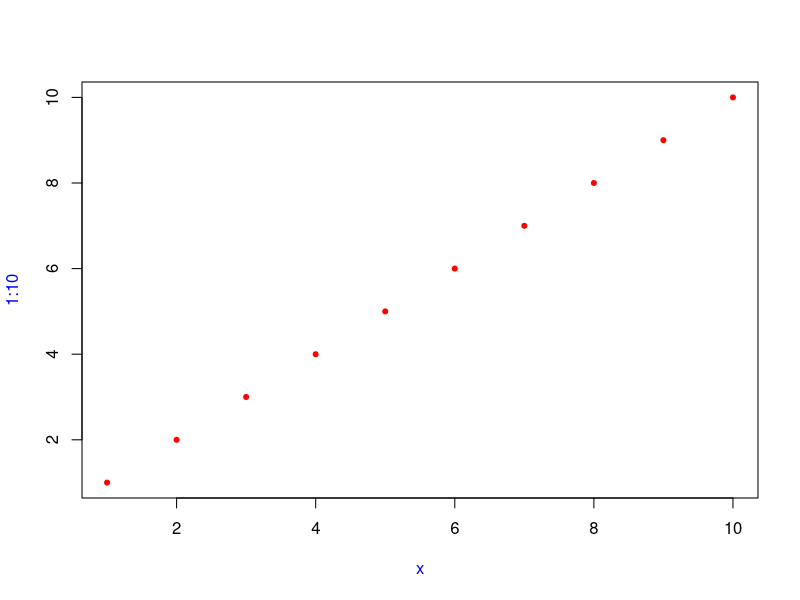

The R source for this figure:
## ---- chunk 1
knitr::opts_chunk$set(echo = TRUE)
## ---- chunk 2
args(mean)
## ---- chunk 3
f <- function(x)
{
    x^2
}

f

# You can change functions by assigning new values to them.
formals(f)

body(f)
body(f) <- "x^3"
f

environment(f)
## ---- chunk 4
lapply(mtcars, function(x) length(unique(x)))
Filter(function(x) !is.numeric(x), mtcars)
integrate(function(x) sin(x) ^ 2, 0, pi)
## ---- chunk 5
  funs <- list(
  half = function(x) x / 2,
  double = function(x) x * 2
)

funs$double(10)
## ---- chunk 6
# calculate mean of a vector
mean(c(1:10, NA), na.rm = TRUE)
## ---- chunk 7
f <- function(a) {
  a
}

x <- c(1, 2, 3)
z <- f(x)
## ---- chunk 8
f <- function(a) {
  a[2] <- 5
  a
}

x <- c(1, 2, 3)
z <- f(x)
## ---- chunk 9
args <- list(1:10, na.rm = TRUE)
do.call(mean, args)
## ---- chunk 10
x <- 10
f <- function(){
    x <- 1   # x outside the function is masked
    y <- 2
    c(x, y)
}
f()

rm(f)
## ---- chunk 11
x <- 2
g <- function(){
    y <- 2
    c(x, y)
}
g()

rm(g)
## ---- chunk 12
x <- 1
g04 <- function() {
  y <- 2
  i <- function() {
    z <- 3
    c(x, y, z)
  }
  i()
}
g04()
## ---- chunk 13
g09 <- function(x) x + 100
g10 <- function() {
  g09 <- 10
  g09(g09)
}
g10()
## ---- chunk 14
g11 <- function() {
  if (!exists("a")) {
    a <- 1
  } else {
    a <- a + 1
  }
  a
}

g11()
g11()
## ---- chunk 15
g12 <- function() x + 1
x <- 15
g12()

x <- 20
g12()
## ---- chunk 16
codetools::findGlobals(g12)
## ---- chunk 17
environment(g12) <- emptyenv()
try(g12())
## ---- chunk 18
h01 <- function(x){
  10
}
h01(x = stop("This is an error!"))


h02 <- function(x){
  x
  10
}
try({
  h02(x = stop("This is an error!"))
})
## ---- chunk 19
y <- 10
h02 <- function(x) {
  y <- 100
  x + 1
}

h02(y)
h02(y <- 1000)
## ---- chunk 20
double <- function(x) { 
  message("Calculating...")
  x * 2
}

h03 <- function(x) {
  c(x, x)
}

h03(double(20))
## ---- chunk 21
h04 <- function(x = 1, y = x * 2, z = a + b) {
  a <- 10
  b <- 100
  
  c(x, y, z)
}

h04()
## ---- chunk 22
h05 <- function(x = ls()) {
  a <- 1
  x
}

# Use the default argument,and ls() evaluated inside h05:
h05()

# Use user-supplied arguments, so ls() evaluated in global environment:
h05(ls())
## ---- chunk 23
h06 <- function(x = 10) {
  list(missing(x), x)
}
str(h06())

str(h06(10))
## ---- chunk 24
args(sample)
## ---- chunk 25
sample <- function(x, size = NULL, replace = FALSE, prob = NULL) {
  if (is.null(size)) {
    size <- length(x)
  }
  
  x[sample.int(length(x), size, replace = replace, prob = prob)]
}
## ---- chunk 26
i01 <- function(y, z) {
  list(y = y, z = z)
}

i02 <- function(x, ...) {
  i01(...)
}

str(i02(x = 1, y = 2, z = 3))
## ---- chunk 27
i04 <- function(...) {
  list(...)
}
str(i04(a = 1, b = 2))
## ---- chunk 28
x <- list(c(1, 3, NA), c(4, NA, 6))
str(lapply(x, mean, na.rm = TRUE))
## ---- chunk 29
sum(1, 2, NA, na_rm = TRUE)
## ---- chunk 30
sum(1, 2, 3)
mean(1, 2, 3)
sum(1, 2, 3, na.omit = TRUE)
mean(1, 2, 3, na.omit = TRUE)
## ---- chunk 31
plot(1:10, col = "red", pch = 20, xlab = "x", col.lab = "blue")
## ---- chunk 32
j01 <- function(x) {
  if (x < 10) {
    0
  } else {
    10
  }
}
j01(5)

j01(15)
## ---- chunk 33
j02 <- function(x) {
  if (x < 10) {
    return(0)
  } else {
    return(10)
  }
}
## ---- chunk 34
j03 <- function() 1
j03()
## ---- chunk 35
j04 <- function() invisible(1)
j04()
## ---- chunk 36
print(j04())

(j04())
## ---- chunk 37
a <- 2
(a <- 2)
## ---- chunk 38
a <- b <- c <- d <- 2
## ---- chunk 39
j05 <- function() {
  stop("I'm an error")
  return(10)
}
try(j05())
## ---- chunk 40
j06 <- function(x) {
  cat("Hello\n")
  on.exit(cat("Goodbye!\n"), add = TRUE)
  
  if (x) {
    return(10)
  } else {
    stop("Error")
  }
}

j06(TRUE)
try(j06(FALSE))
## ---- chunk 41
cleanup <- function(dir, code) {
  old_dir <- setwd(dir)
  on.exit(setwd(old_dir), add = TRUE)
  
  old_opt <- options(stringsAsFactors = FALSE)
  on.exit(options(old_opt), add = TRUE)
}
## ---- chunk 42
args(sd)

mydata <- 1:20
sd(na.rm = FALSE, mydata)
## ---- chunk 43
k01 <- function(abcdef, bcde1, bcde2) {
  list(a = abcdef, b1 = bcde1, b2 = bcde2)
}
str(k01(1, 2, 3))

str(k01(2, 3, abcdef = 1))

# Can abbreviate long argument names:
str(k01(2, 3, a = 1))

# But this doesn't work because abbreviation is ambiguous
try({str(k01(1, 3, b = 1))})
#> Error in k01(1, 3, b = 1): argument 3 matches multiple formal arguments

# Arguments after ... must be fully named
args(paste)
paste("a", "b", sep = ":")
paste("a", "b", se = ":")

## ---- chunk 44
options(warnPartialMatchArgs = TRUE)
try({x <- k01(a = 1, 2, 3)})
## ---- chunk 45
objs <- mget(ls("package:base", all.names = TRUE), inherits = TRUE)
funs <- Filter(is.function, objs)
## ---- chunk 46
f <- function(x) {
  f <- function(x) {
    f <- function() {
      x ^ 2
    }
    f() + 1
  }
  f(x) * 2
}
f(10)
